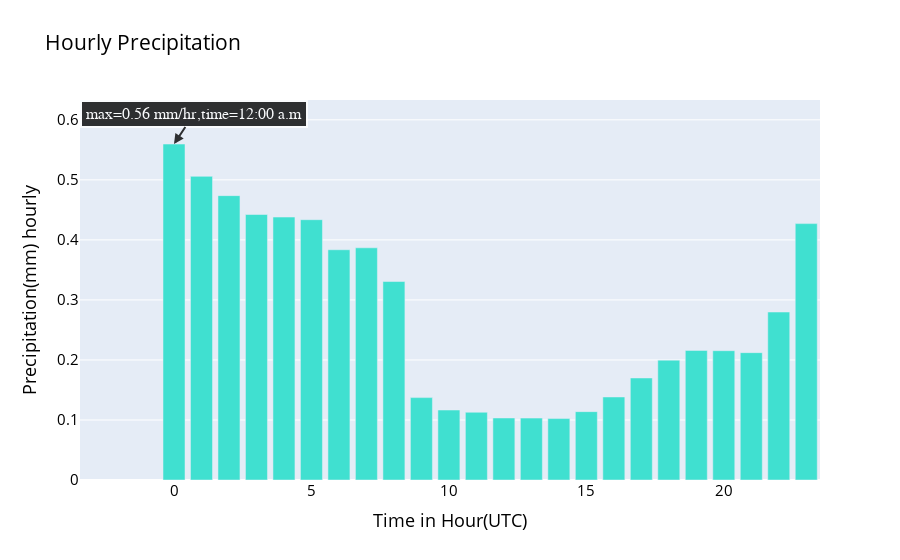

Notebook cell for this chart:
### Markdown cell above
### Precipitation by time

### Code cell
no=ne.groupby(ne.index.hour)[["ACCUMULATED PRECIPITATION HOURLY (mm)","AIR TEMPERATURE - DRY BULB (°C)"]].mean()
fig = go.Figure()

fig.add_trace(
    go.Bar(x=no.index,
               y=no["ACCUMULATED PRECIPITATION HOURLY (mm)"],name="Precipitation bar graph",marker={"color":"turquoise"}
               ))

fig.add_annotation(
    x=0,
    y=0.5597211,
    xref="x",
    yref="y",
    text="max=0.56 mm/hr,time=12:00 a.m",
    showarrow=True,
    font=dict(
        family="Courier New,monospace",
        size=16,
        color="white"
    ),
    align="center",
    arrowhead=2,
    arrowsize=1,
    arrowwidth=2,
    arrowcolor="black",
    ax=20,
    ay=-30,
    bordercolor="white",
    borderwidth=2,
    borderpad=4,
    bgcolor="black",
    opacity=0.8
)



fig.update_layout(
    title="Hourly Precipitation",
    xaxis_title="Time in Hour(UTC)",
    yaxis_title="Precipitation(mm) hourly",
    legend_title="Graph type",
    font=dict(
        size=15,
        color="black"
    ))

fig.show();

### Figure 1 — Plotly figure (JSON) as saved in the notebook; plotly's stock layout.template omitted (floating-point values rounded to 4 significant figures)
{"data": [{"marker": {"color": "turquoise"}, "name": "Precipitation bar graph", "type": "bar", "x": [0, 1, 2, 3, 4, 5, 6, 7, 8, 9, 10, 11, 12, 13, 14, 15, 16, 17, 18, 19, 20, 21, 22, 23], "y": [0.5596, 0.5058, 0.4737, 0.4423, 0.438, 0.4336, 0.3835, 0.3868, 0.3306, 0.1373, 0.1166, 0.1129, 0.1033, 0.1031, 0.1023, 0.1139, 0.1383, 0.17, 0.1997, 0.2159, 0.2154, 0.2121, 0.2798, 0.4271]}], "layout": {"annotations": [{"align": "center", "arrowcolor": "black", "arrowhead": 2, "arrowsize": 1, "arrowwidth": 2, "ax": 20, "ay": -30, "bgcolor": "black", "bordercolor": "white", "borderpad": 4, "borderwidth": 2, "font": {"color": "white", "family": "Courier New,monospace", "size": 16}, "opacity": 0.8, "showarrow": true, "text": "max=0.56 mm/hr,time=12:00 a.m", "x": 0, "xref": "x", "y": 0.5597, "yref": "y"}], "font": {"color": "black", "size": 15}, "legend": {"title": {"text": "Graph type"}}, "title": {"text": "Hourly Precipitation"}, "xaxis": {"title": {"text": "Time in Hour(UTC)"}}, "yaxis": {"title": {"text": "Precipitation(mm) hourly"}}}}
